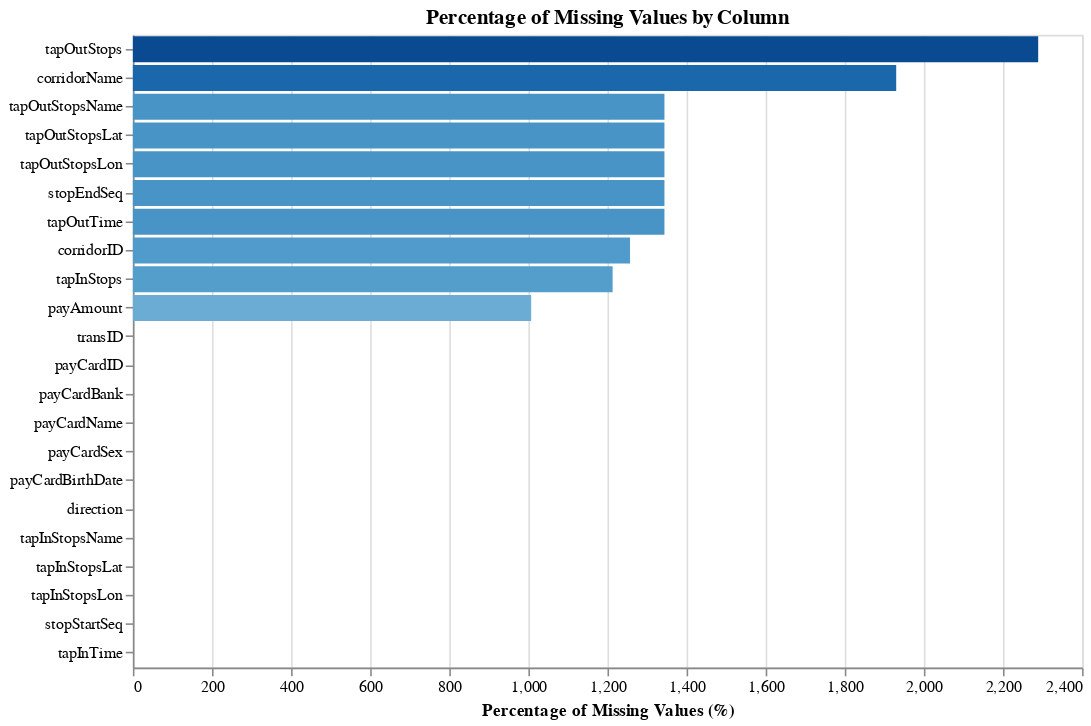

Here is the notebook cell this chart was saved with:
### Markdown cell above
Bar Chart

### Code cell
missingValues = df.isnull().sum()
missingValuesdf = missingValues.reset_index()
missingValuesdf.columns = ['Column', 'Percentage of Missing Values']


alt.Chart(missingValuesdf).mark_bar().encode(
    x=alt.X('Percentage of Missing Values', title='Percentage of Missing Values (%)'),
    y=alt.Y('Column', sort='-x', title=None),
    color=alt.Color('Percentage of Missing Values', scale=alt.Scale(scheme='blues'), legend=None),
    tooltip=['Column', 'Percentage of Missing Values']
).properties(
    width=600,
    height=400,
    title='Percentage of Missing Values by Column')

### Figure 1 — Vega-Lite specification as saved in the notebook (floating-point values rounded to 4 significant figures)
{"$schema": "https://vega.github.io/schema/vega-lite/v5.16.3.json", "config": {"view": {"continuousHeight": 300, "continuousWidth": 300}}, "data": {"name": "data-d0817395e1723ecf2dc26d373bbe7d80"}, "datasets": {"data-d0817395e1723ecf2dc26d373bbe7d80": [{"Column": "transID", "Percentage of Missing Values": 0}, {"Column": "payCardID", "Percentage of Missing Values": 0}, {"Column": "payCardBank", "Percentage of Missing Values": 0}, {"Column": "payCardName", "Percentage of Missing Values": 0}, {"Column": "payCardSex", "Percentage of Missing Values": 0}, {"Column": "payCardBirthDate", "Percentage of Missing Values": 0}, {"Column": "corridorID", "Percentage of Missing Values": 1257}, {"Column": "corridorName", "Percentage of Missing Values": 1930}, {"Column": "direction", "Percentage of Missing Values": 0}, {"Column": "tapInStops", "Percentage of Missing Values": 1213}, {"Column": "tapInStopsName", "Percentage of Missing Values": 0}, {"Column": "tapInStopsLat", "Percentage of Missing Values": 0}, {"Column": "tapInStopsLon", "Percentage of Missing Values": 0}, {"Column": "stopStartSeq", "Percentage of Missing Values": 0}, {"Column": "tapInTime", "Percentage of Missing Values": 0}, {"Column": "tapOutStops", "Percentage of Missing Values": 2289}, {"Column": "tapOutStopsName", "Percentage of Missing Values": 1344}, {"Column": "tapOutStopsLat", "Percentage of Missing Values": 1344}, {"Column": "tapOutStopsLon", "Percentage of Missing Values": 1344}, {"Column": "stopEndSeq", "Percentage of Missing Values": 1344}, {"Column": "tapOutTime", "Percentage of Missing Values": 1344}, {"Column": "payAmount", "Percentage of Missing Values": 1007}]}, "encoding": {"color": {"field": "Percentage of Missing Values", "legend": null, "scale": {"scheme": "blues"}, "type": "quantitative"}, "tooltip": [{"field": "Column", "type": "nominal"}, {"field": "Percentage of Missing Values", "type": "quantitative"}], "x": {"field": "Percentage of Missing Values", "title": "Percentage of Missing Values (%)", "type": "quantitative"}, "y": {"field": "Column", "sort": "-x", "title": null, "type": "nominal"}}, "height": 400, "mark": {"type": "bar"}, "title": "Percentage of Missing Values by Column", "width": 600}
